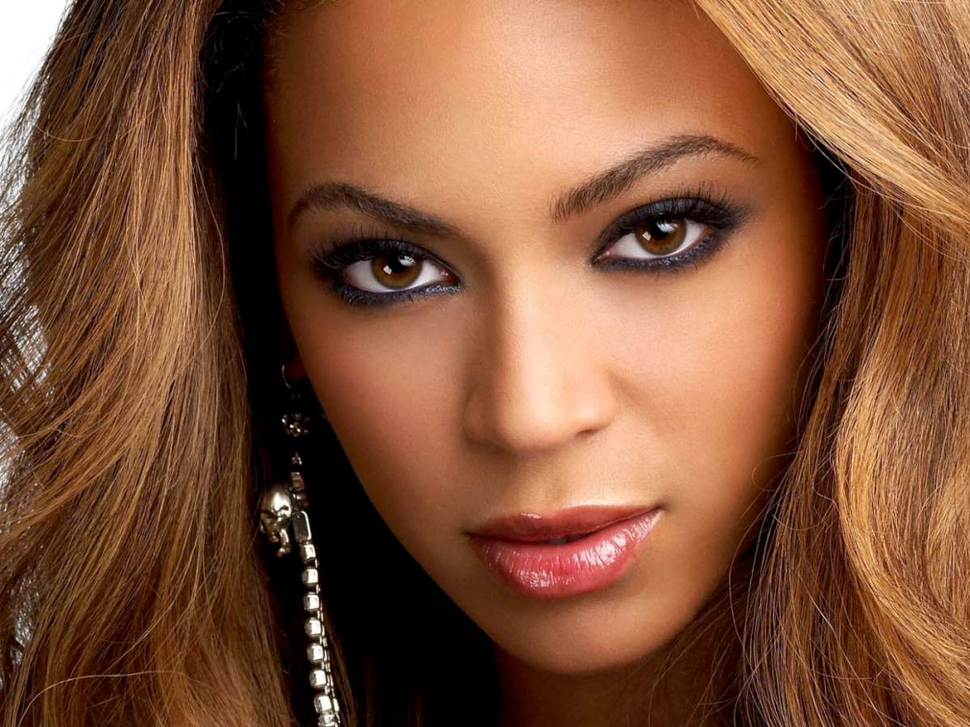
//> input picture OpenCV/filter/beyisbae.png, 970 x 727 px, shrunk from 1200 x 900 before the run
$ ./filter   (built with g++ and OpenCV 4)
//> lines starting //> are read from the running program, lines starting //| are printed output that depends on the picture; after the words box and inside, x2 and y2 are one past the last pixel; in counts of white or black regions, pixels touching at a corner belong together
//> further down, src is the input picture: 727 rows x 970 cols, CV_8UC3; mean B, G, R 56.8, 82.2, 127.6
### OpenCV/filter/filter.h
/* Name:    Xuan

   Exercise: Midterm

   Date:


   Purpose:

   header file
 */
#include "opencv2/core/core.hpp"
#include "opencv2/highgui/highgui.hpp"
#include <iostream>

using namespace cv;

void ghost(const Mat& , Mat& );
void bright(const Mat& , Mat& );
void blur(const Mat& , Mat& );

### OpenCV/filter/ghost.cpp
#include "opencv2/core/core.hpp"
#include "opencv2/highgui/highgui.hpp"
#include <iostream>

using namespace cv;

void ghost(const Mat& myImage, Mat& Result)
{
    CV_Assert(myImage.depth() == CV_8U);  // accept only uchar images

    Result.create(myImage.size(), myImage.type());
    const int nChannels = myImage.channels();

    for(int j = 1; j < myImage.rows - 1; ++j)
    {
      const uchar* previous = myImage.ptr<uchar>(j - 1);
      const uchar* current  = myImage.ptr<uchar>(j    );
      const uchar* next     = myImage.ptr<uchar>(j + 1);

      uchar* output = Result.ptr<uchar>(j);

      for(int i = nChannels; i < nChannels * (myImage.cols - 1); ++i)
        {
	  if(j%180 > 90){
	    *output++ = saturate_cast<uchar>( -2*current[i] + 0.4* current[i - nChannels -1] - 2*current[i - nChannels] + 2.5*current[i + nChannels -2] +0.5* previous[i] +0.5* next[i]);
	  }else{
	    *output++ = saturate_cast<uchar>( current[i]);
	  }
	}
    }

    Result.row(0).setTo(Scalar(0));
    Result.row(Result.rows - 1).setTo(Scalar(0));
    Result.col(0).setTo(Scalar(0));
    Result.col(Result.cols - 1).setTo(Scalar(0));
}

### OpenCV/filter/bright.cpp
#include "opencv2/core/core.hpp"
#include "opencv2/highgui/highgui.hpp"
#include <iostream>

using namespace cv;

void bright(const Mat& myImage, Mat& Result)
{
    CV_Assert(myImage.depth() == CV_8U);  // accept only uchar images

    Result.create(myImage.size(), myImage.type());
    const int nChannels = myImage.channels();

    for(int j = 1; j < myImage.rows - 2; ++j)
    {
      const uchar* previous = myImage.ptr<uchar>(j - 2);
      const uchar* current  = myImage.ptr<uchar>(j    );
      const uchar* next     = myImage.ptr<uchar>(j + 2);

      uchar* output = Result.ptr<uchar>(j);

      for(int i = nChannels; i < nChannels * (myImage.cols - 2); ++i)
        {
	  *output++ = saturate_cast<uchar>( 1.3*current[i] - 0.2*current[i - nChannels -1] - 0.1*current[i + nChannels -2] +0.1* previous[i] +0.1* next[i]);
	}
    }

    Result.row(0).setTo(Scalar(0));
    Result.row(Result.rows - 1).setTo(Scalar(0));
    Result.col(0).setTo(Scalar(0));
    Result.col(Result.cols - 1).setTo(Scalar(0));
}

### OpenCV/filter/blur.cpp
#include "opencv2/core/core.hpp"
#include "opencv2/highgui/highgui.hpp"
#include <iostream>

using namespace cv;

void blur(const Mat& myImage, Mat& Result)
{
    CV_Assert(myImage.depth() == CV_8U);  // accept only uchar images

    Result.create(myImage.size(), myImage.type());
    const int nChannels = myImage.channels();
//> nChannels = 3

    for(int j = 3; j < myImage.rows - 3; ++j)
    {
        const uchar* previous = myImage.ptr<uchar>(j - 3);
        const uchar* current  = myImage.ptr<uchar>(j    );
        const uchar* next     = myImage.ptr<uchar>(j + 3);

        uchar* output = Result.ptr<uchar>(j);

        for(int i = nChannels; i < nChannels * (myImage.cols - 1); ++i)
        {
            *output++ = saturate_cast<uchar>( 0.2*current[i] + 0.2*current[i - nChannels] + 0.2*current[i + nChannels] + 0.2*previous[i] + 0.2*next[i]);
        }
    }

    Result.row(0).setTo(Scalar(0));
    Result.row(Result.rows - 1).setTo(Scalar(0));
    Result.col(0).setTo(Scalar(0));
//> Result: 727 rows x 970 cols, CV_8UC3; mean B, G, R 56, 81.2, 126.2
    Result.col(Result.cols - 1).setTo(Scalar(0));
}

### OpenCV/filter/filter.cpp
#include "opencv2/core/core.hpp"
#include "opencv2/highgui/highgui.hpp"
#include <iostream>
#include "filter.h"

using namespace cv;

int main(int argc, char ** agrv){
  Mat src,f1,f2,f3,f4,f5,f6;
  std::cout<< "---------filter---------"<<std::endl;

  src = imread("/home/xhuang1/CS246/hw4Midterm/pro2/beyisbae.png");

  if(!src.data){
    std::cerr << "Error loading src \n"<<std::endl;
  }

  namedWindow("src", 1);
  namedWindow("blur", 2);
  namedWindow("bright", 3);
  namedWindow("ghost", 4);
  namedWindow("bright+ghost", 5);
  namedWindow("bright+blur", 6);
  namedWindow("ghost+blur", 7);

  blur(src, f1);
  bright(src, f2);
//> in bright, `Result.col(0).setTo(Scalar(0));`:
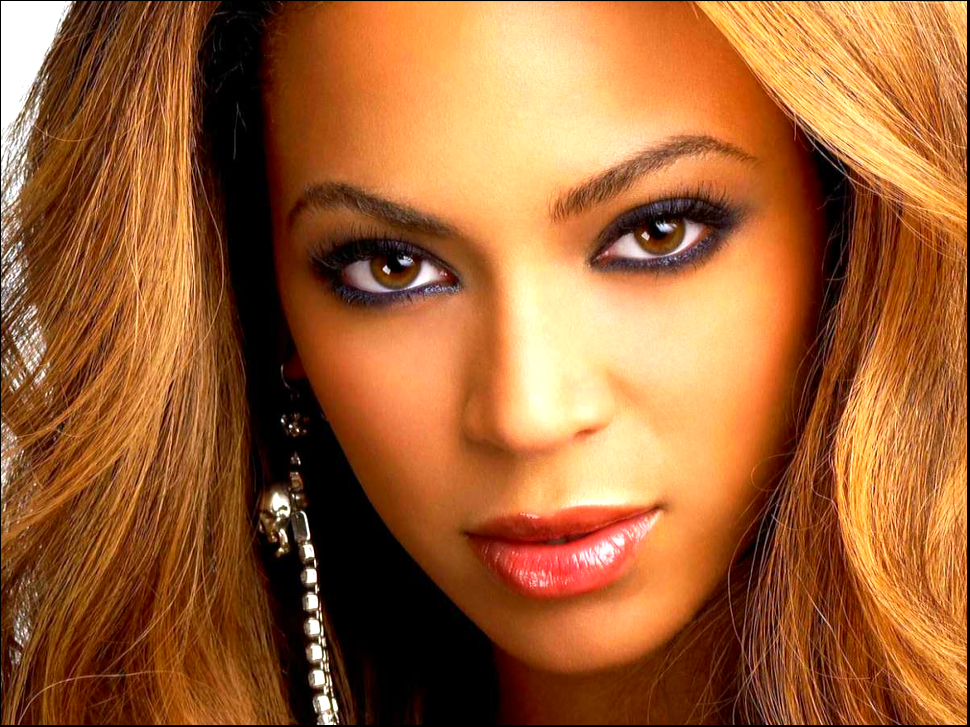
//> Result: 727 rows x 970 cols, CV_8UC3; mean B, G, R 51.9, 97.9, 159.1
  ghost(src, f3);
//> in ghost, `Result.col(0).setTo(Scalar(0));`: Result: 727 rows x 970 cols, CV_8UC3; mean B, G, R 71.7, 88.1, 65.9
  bright(f3, f4);
//> in bright (call 2), `Result.col(0).setTo(Scalar(0));`:
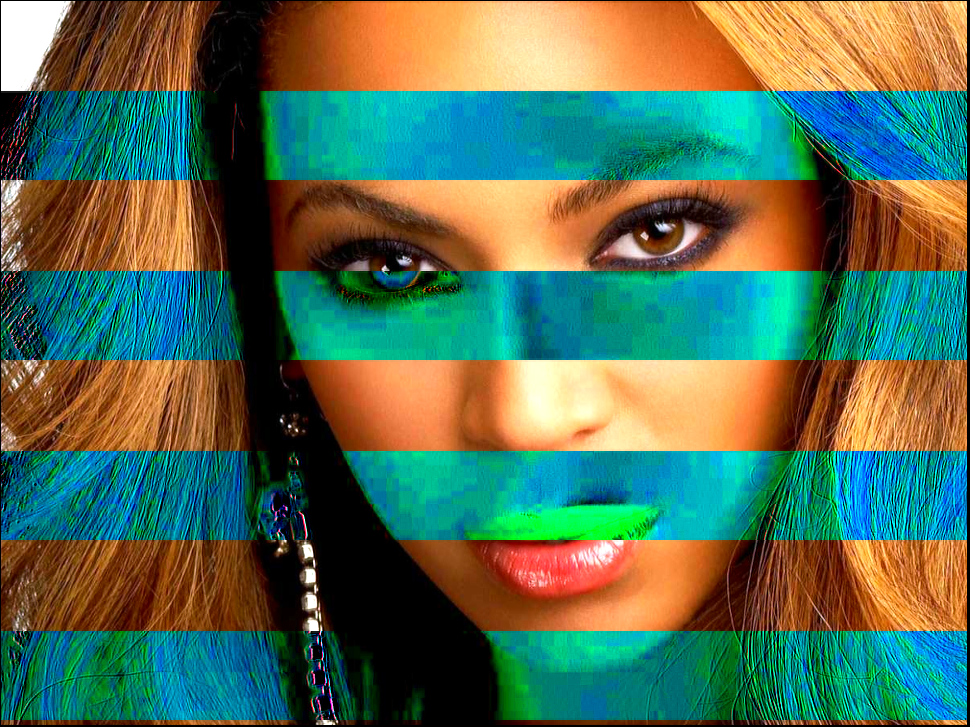
//> Result: 727 rows x 970 cols, CV_8UC3; mean B, G, R 85.5, 110.3, 82.6
  bright(f2, f5);
//> after the loop in bright (call 3), `for(int j = 1; j < myImage.rows - 2; ++j)`:
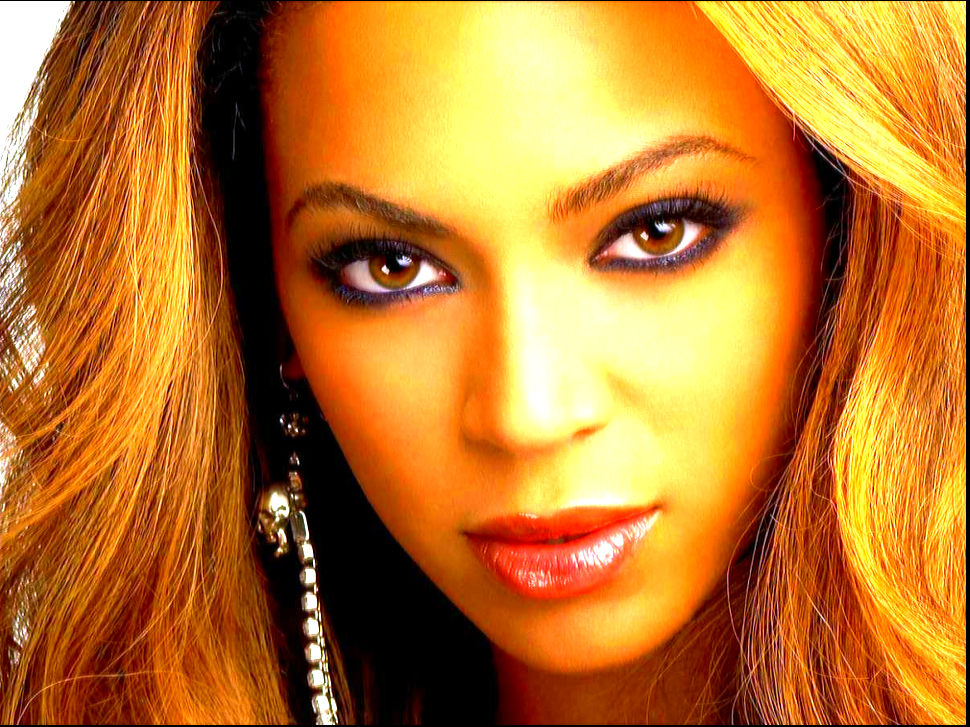
//> Result: 727 rows x 970 cols, CV_8UC3; mean B, G, R 42.3, 117.7, 187.5
//> in bright (call 3), `Result.col(0).setTo(Scalar(0));`:
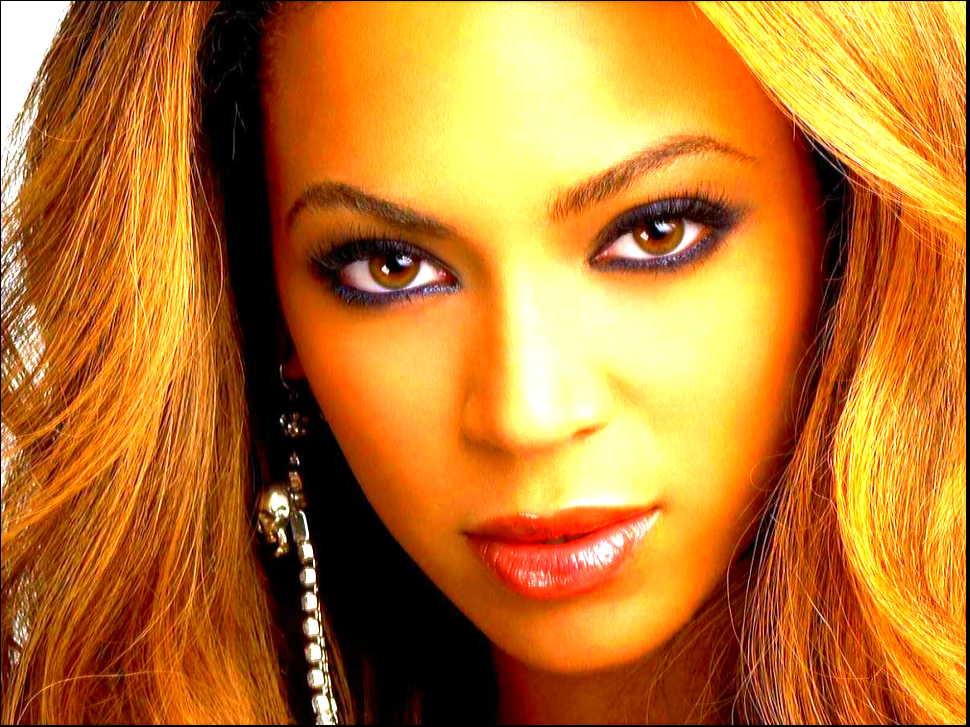
//> Result: 727 rows x 970 cols, CV_8UC3; 0.1% of pixels changed, all inside (x1, y1, x2, y2) = (0, 1, 1, 725)
  ghost(f1, f6);
//> after the loop in ghost (call 2), `for(int j = 1; j < myImage.rows - 1; ++j)`:
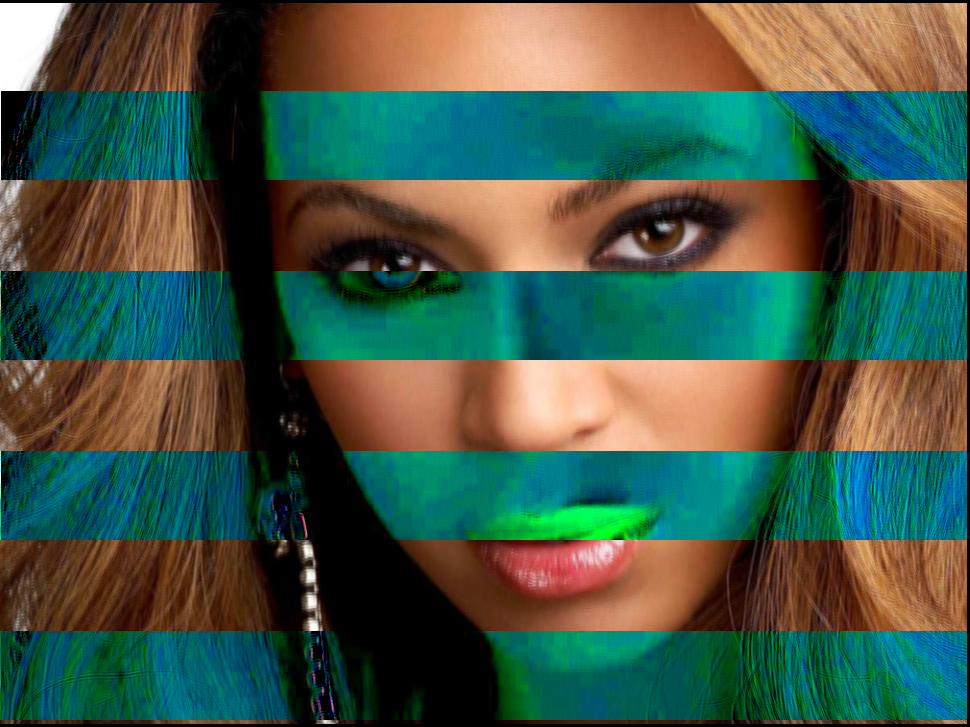
//> Result: 727 rows x 970 cols, CV_8UC3; mean B, G, R 71.2, 87.5, 65
//> in ghost (call 2), `Result.col(0).setTo(Scalar(0));`:
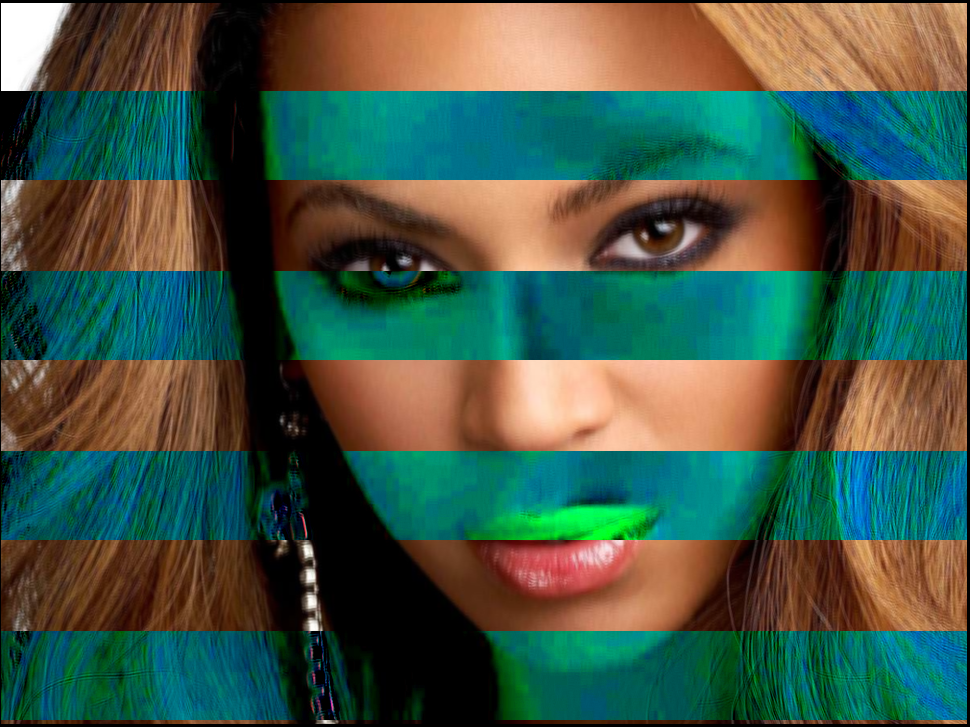
//> Result: 727 rows x 970 cols, CV_8UC3; 0.1% of pixels changed, all inside (x1, y1, x2, y2) = (0, 3, 1, 724)

  imshow("src", src);
  imshow("blur", f1);
  imshow("bright", f2);
  imshow("bright+blur", f5);
  imshow("bright+ghost", f4);
  imshow("ghost", f3);
  imshow("ghost+blur", f6);

  //Wirte image
  // imwrite( "secretMessage.png", result );

  waitKey(0);
  return 0;
}
